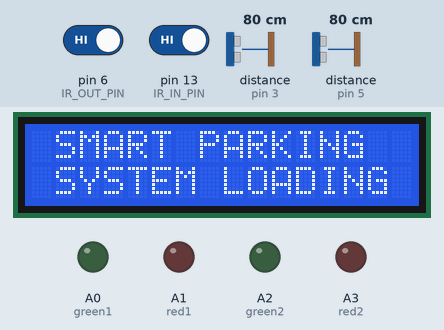
This sketch was run on a simulated Arduino Uno, built with avr-gcc and run on an emulated ATmega328P. Shown: 16×2 character LCD, output pins drawn as LEDs (lit = HIGH). The inputs (shaded band) are chosen by the test bench; at power-on: pin 13 (IR_IN_PIN) HIGH, distance to the obstacle (sensors on pin 3, pin 5) 80 cm, pin 6 (IR_OUT_PIN) HIGH. The echo pulse lasts 58.3 µs per cm; pins used as bus, display or sensor lines are not drawn; what the sketch prints to the serial monitor is not drawn.

Above: at 0.1 s.
2.8 s: pin 13 (IR_IN_PIN) driven LOW
At 3.7 s:
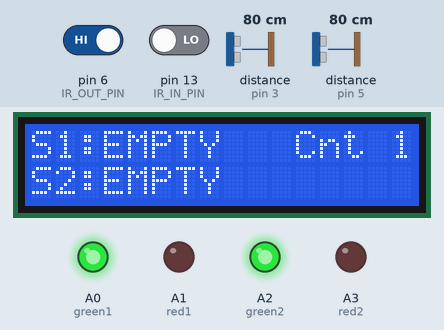
4.3 s: distance to the obstacle (sensor on pin 3) set to 24 cm
5.8 s: distance to the obstacle (sensor on pin 3) set to 19 cm
At 7.0 s:
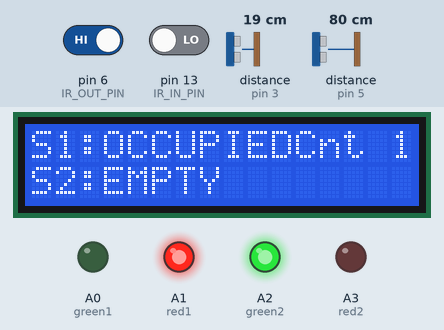
7.3 s: distance to the obstacle (sensor on pin 5) set to 23 cm
10.3 s: distance to the obstacle (sensor on pin 5) set to 20 cm
At 11.5 s:
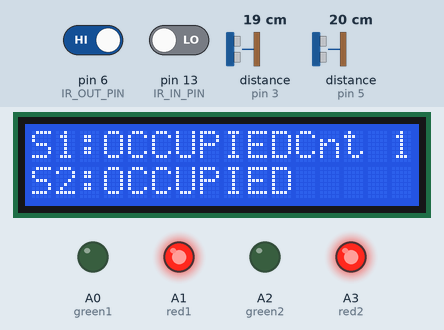
11.8 s: distance to the obstacle (sensor on pin 3) set to 299 cm
At 12.8 s:
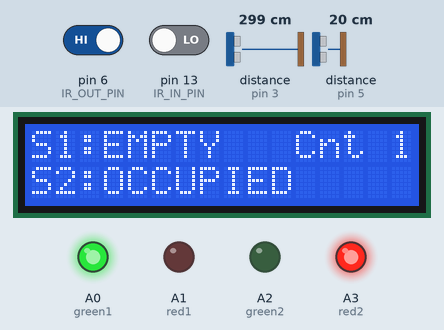
Timing chart, 0 to 14.3 s (numbered marks = the images above; inputs shaded):
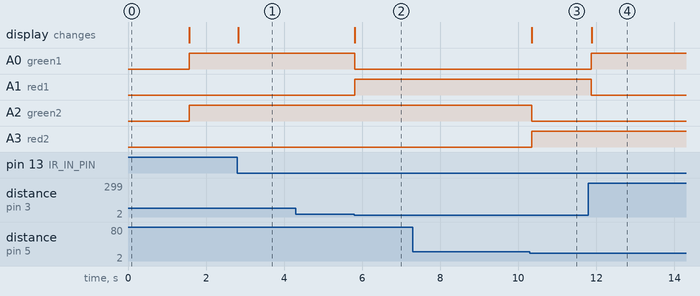

The sketch:

sketch_nov1a.ino
```cpp
#include <LiquidCrystal.h>

LiquidCrystal lcd(12, 11, 10, 9, 8, 7);

#define trig1 2
#define echo1 3
#define trig2 4
#define echo2 5

#define green1 A0
#define red1   A1
#define green2 A2
#define red2   A3

#define IR_IN_PIN   13
#define IR_OUT_PIN   6

long duration;
int distance1, distance2;

volatile long peopleCount = 0;

bool inLatched = false;
bool outLatched = false;

unsigned long inLastChange = 0;
unsigned long outLastChange = 0;
const unsigned long debounceMs = 30;

bool systemActive = false;

void setup() {
  Serial.begin(9600);

  lcd.begin(16, 2);
  lcd.setCursor(0, 0); lcd.print(" SMART PARKING ");
  lcd.setCursor(0, 1); lcd.print(" SYSTEM LOADING ");
  delay(1500);
  lcd.clear();

  pinMode(trig1, OUTPUT);
  pinMode(echo1, INPUT);
  pinMode(trig2, OUTPUT);
  pinMode(echo2, INPUT);

  pinMode(green1, OUTPUT);
  pinMode(red1, OUTPUT);
  pinMode(green2, OUTPUT);
  pinMode(red2, OUTPUT);

  pinMode(IR_IN_PIN, INPUT_PULLUP);
  pinMode(IR_OUT_PIN, INPUT_PULLUP);

  digitalWrite(green1, HIGH);
  digitalWrite(red1, LOW);
  digitalWrite(green2, HIGH);
  digitalWrite(red2, LOW);

  lcd.display();
}

void sensorsOff() {
  digitalWrite(green1, LOW);
  digitalWrite(red1, LOW);
  digitalWrite(green2, LOW);
  digitalWrite(red2, LOW);
  digitalWrite(trig1, LOW);
  digitalWrite(trig2, LOW);
  lcd.noDisplay();
}

void sensorsOn() {
  lcd.display();
}

void handleIR() {
  unsigned long now = millis();

  int inState = digitalRead(IR_IN_PIN);
  if (inState == LOW) {
    if (!inLatched && (now - inLastChange) > debounceMs) {
      peopleCount++;
      inLatched = true;
      inLastChange = now;
    }
  } else {
    if (inLatched && (now - inLastChange) > debounceMs) {
      inLatched = false;
      inLastChange = now;
    }
  }

  int outState = digitalRead(IR_OUT_PIN);
  if (outState == LOW) {
    if (!outLatched && (now - outLastChange) > debounceMs) {
      if (peopleCount > 0) peopleCount--;
      outLatched = true;
      outLastChange = now;
    }
  } else {
    if (outLatched && (now - outLastChange) > debounceMs) {
      outLatched = false;
      outLastChange = now;
    }
  }
}

int readDistance(uint8_t trig, uint8_t echo) {
  digitalWrite(trig, LOW); delayMicroseconds(2);
  digitalWrite(trig, HIGH); delayMicroseconds(10);
  digitalWrite(trig, LOW);
  long dur = pulseIn(echo, HIGH, 30000);
  if (dur == 0) return 999;
  return (int)(dur * 0.034 / 2);
}

void updateUI() {
  distance1 = readDistance(trig1, echo1);
  distance2 = readDistance(trig2, echo2);

  lcd.setCursor(0, 0);
  lcd.print("S1:");
  if (distance1 > 0 && distance1 < 21) {
    lcd.print("OCCUPIED ");
    digitalWrite(red1, HIGH);  digitalWrite(green1, LOW);
  } else {
    lcd.print("EMPTY    ");
    digitalWrite(red1, LOW);   digitalWrite(green1, HIGH);
  }

  lcd.setCursor(0, 1);
  lcd.print("S2:");
  if (distance2 > 0 && distance2 < 21) {
    lcd.print("OCCUPIED ");
    digitalWrite(red2, HIGH);  digitalWrite(green2, LOW);
  } else {
    lcd.print("EMPTY    ");
    digitalWrite(red2, LOW);   digitalWrite(green2, HIGH);
  }

  lcd.setCursor(11, 0);
  lcd.print("Cnt:");
  lcd.setCursor(14, 0);
  int shown = abs(peopleCount) % 100;
  if (shown < 10) lcd.print(" ");
  lcd.print(shown);

  Serial.print("S1: "); Serial.print(distance1);
  Serial.print(" cm | S2: "); Serial.print(distance2);
  Serial.print(" cm | Cnt: "); Serial.println(peopleCount);
}

void loop() {
  handleIR();

  bool shouldBeActive = (peopleCount > 0);

  if (shouldBeActive && !systemActive) {
    systemActive = true;
    sensorsOn();
    lcd.clear();
  } else if (!shouldBeActive && systemActive) {
    systemActive = false;
    sensorsOff();
  }

  if (systemActive) {
    updateUI();
    delay(50);
  } else {
    delay(10);
  }
}
```

Measured:
- the behaviour switches between 22 and 21 cm on distance to the obstacle (sensor on pin 3) (found by bisection; images 1 and 2)
- the behaviour switches between 22 and 21 cm on distance to the obstacle (sensor on pin 5) (found by bisection; images 2 and 3)
- after the input at 2.8 s, the display: changes at once (image 1)
- after the input at 4.3 s, every drawn part: stays the same
- after the input at 5.8 s, A0 (green1): HIGH → LOW at once; A1 (red1): LOW → HIGH at once; the display: changes at once (image 2)
- after the input at 7.3 s, every drawn part: stays the same
- after the input at 10.3 s, A2 (green2): HIGH → LOW at once; A3 (red2): LOW → HIGH at once; the display: changes at once (image 3)
- after the input at 11.8 s, A0 (green1): LOW → HIGH after 0.08 s; A1 (red1): HIGH → LOW after 0.08 s; the display: changes after 0.08 s (image 4)
